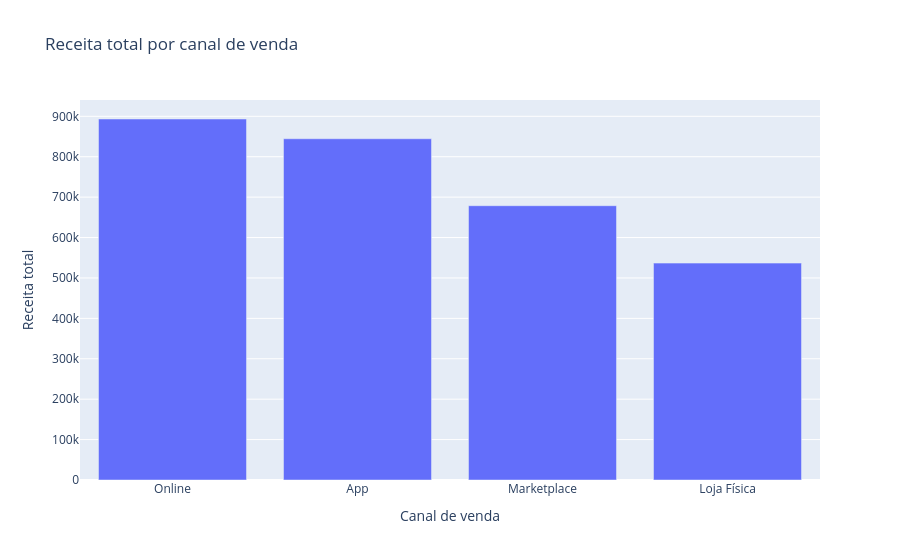

Notebook code cell kept with this figure:
### Markdown cell above
## 4. Missão 1 — Barras: Receita por Canal

A missão prática da aula pede construir um gráfico de barras para responder:
**qual canal vende mais?**  
Os slides também sugerem usar o hover para injetar métricas secundárias sem poluir a tela. fileciteturn7file0

### Tarefa
1. Agregue a `receita` por `canal_venda`
2. Inclua também uma métrica secundária, como `quantidade`
3. Construa um gráfico de barras com Plotly Express
4. Ordene do maior para o menor
5. Faça o hover mostrar mais do que apenas a receita

### Perguntas
- Qual canal lidera a receita?
- O canal líder também lidera em quantidade?
- O hover ajudou a enriquecer a leitura sem poluir a tela?

### Code cell
# Construa aqui o gráfico de barras interativo por canal_venda
df_canal = (
    df.groupby("canal_venda", as_index=False)
    .agg(
        receita_total=("receita", "sum"),
        quantidade_total=("quantidade", "sum"),
        lucro_total=("lucro", "sum")
    )
    .sort_values("receita_total", ascending=False)
)

fig_canal = px.bar(
    df_canal,
    x="canal_venda",
    y="receita_total",
    hover_data={
        "quantidade_total": True,
        "lucro_total": True,
        "receita_total": ":,.2f"
    },
    title="Receita total por canal de venda",
    labels={
        "canal_venda": "Canal de venda",
        "receita_total": "Receita total"
    }
)

fig_canal.update_layout(xaxis_title="Canal de venda", yaxis_title="Receita total")
fig_canal.show()

### Figure 1 — Plotly figure (JSON) as saved in the notebook; plotly's stock layout.template omitted (floating-point values rounded to 4 significant figures)
{"data": [{"customdata": [[656.0, 226300.0], [582.0, 196200.0], [563.0, 141200.0], [398.0, 132200.0]], "hovertemplate": "Canal de venda=%{x}<br>Receita total=%{y:,.2f}<br>quantidade_total=%{customdata[0]}<br>lucro_total=%{customdata[1]}<extra></extra>", "legendgroup": "", "marker": {"color": "#636efa", "pattern": {"shape": ""}}, "name": "", "orientation": "v", "showlegend": false, "textposition": "auto", "type": "bar", "x": ["Online", "App", "Marketplace", "Loja Física"], "xaxis": "x", "y": [893400.0, 844500.0, 678800.0, 536700.0], "yaxis": "y"}], "layout": {"barmode": "relative", "legend": {"tracegroupgap": 0}, "title": {"text": "Receita total por canal de venda"}, "xaxis": {"anchor": "y", "domain": [0, 1], "title": {"text": "Canal de venda"}}, "yaxis": {"anchor": "x", "domain": [0, 1], "title": {"text": "Receita total"}}}}
